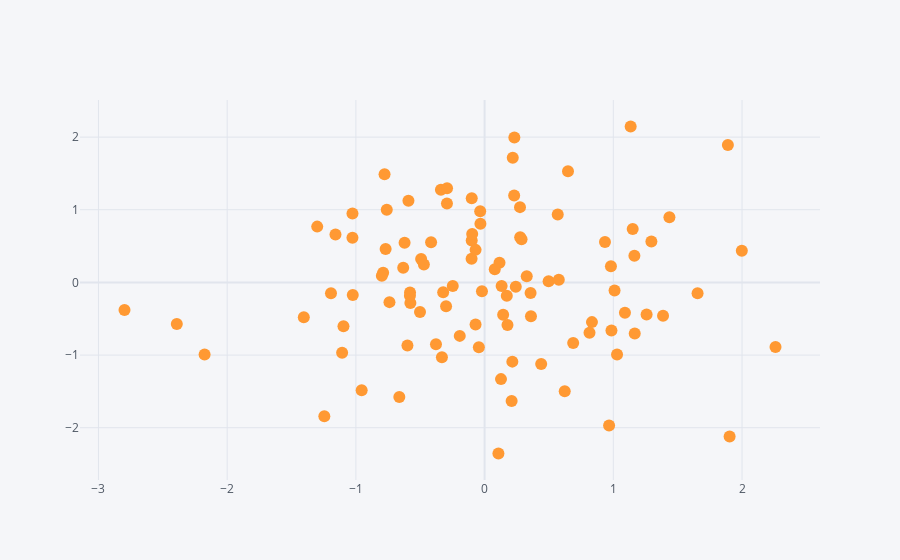

Notebook cell for this chart:
### Code cell
df1.iplot(kind='scatter',x='A',y='B',mode='markers')
